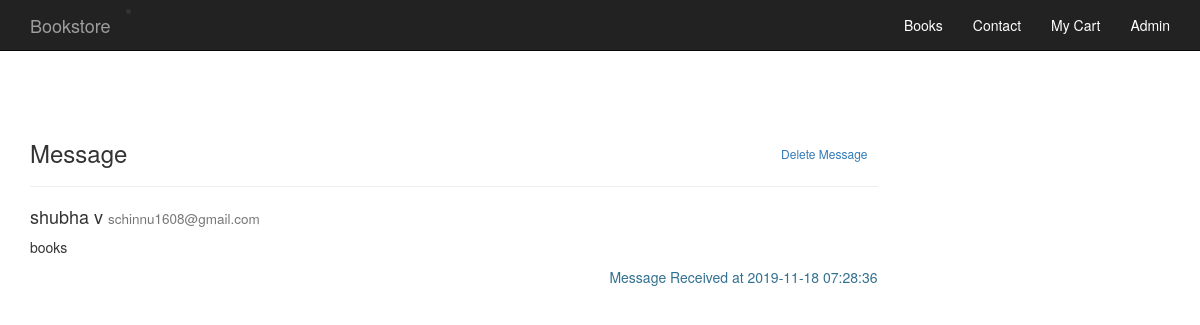
Page /view_mess.php?id=3 on the committed database.
### tables this page shows
CREATE TABLE `message` (
  `id` int(11) NOT NULL,
  `name` varchar(100) NOT NULL,
  `email` varchar(100) NOT NULL,
  `message` text NOT NULL,
  `status` text NOT NULL,
  `logs` datetime NOT NULL
);

### view_mess.php (the view, shortened to what this page needs)
<?php
$conn = db_connect();
?>
<!DOCTYPE html>
<html lang="en">
	<head>
			<?php include("inc/header.php");?>
	</head>
	<body>
	<br><br><br><br><br><br>
<div class="container">
	<div class="row">
		<div class="col-sm-9" >
			<h3><i class="fa fa-envelope"></i> Message     <a href="admin_mess_del.php?id=<?php echo $_GET['id']; ?>" class="btn-sm pull-right">Delete Message</a></h3>  	  <hr>
	<?php
				$sql="SELECT * FROM message WHERE id=$_GET[id]";
				$result=$conn->query($sql);
				if($result->num_rows>0)
				{
					if($row=$result->fetch_assoc())
					{
						echo "<h4>".$row['name']." <small>".$row['email']."</small></h4>";
						echo "<p>".$row['message']."</p>";
						echo"<p class='text-info pull-right'>Message Received at ".$row['logs']."</p>";
					}
				}
			?>
		</div>
	</div>
</div>
	</body>
</html>

### rows in the picture
message: name "shubha v", email "schinnu1608@gmail.com", message "books", logs "2019-11-18 07:28:36"
